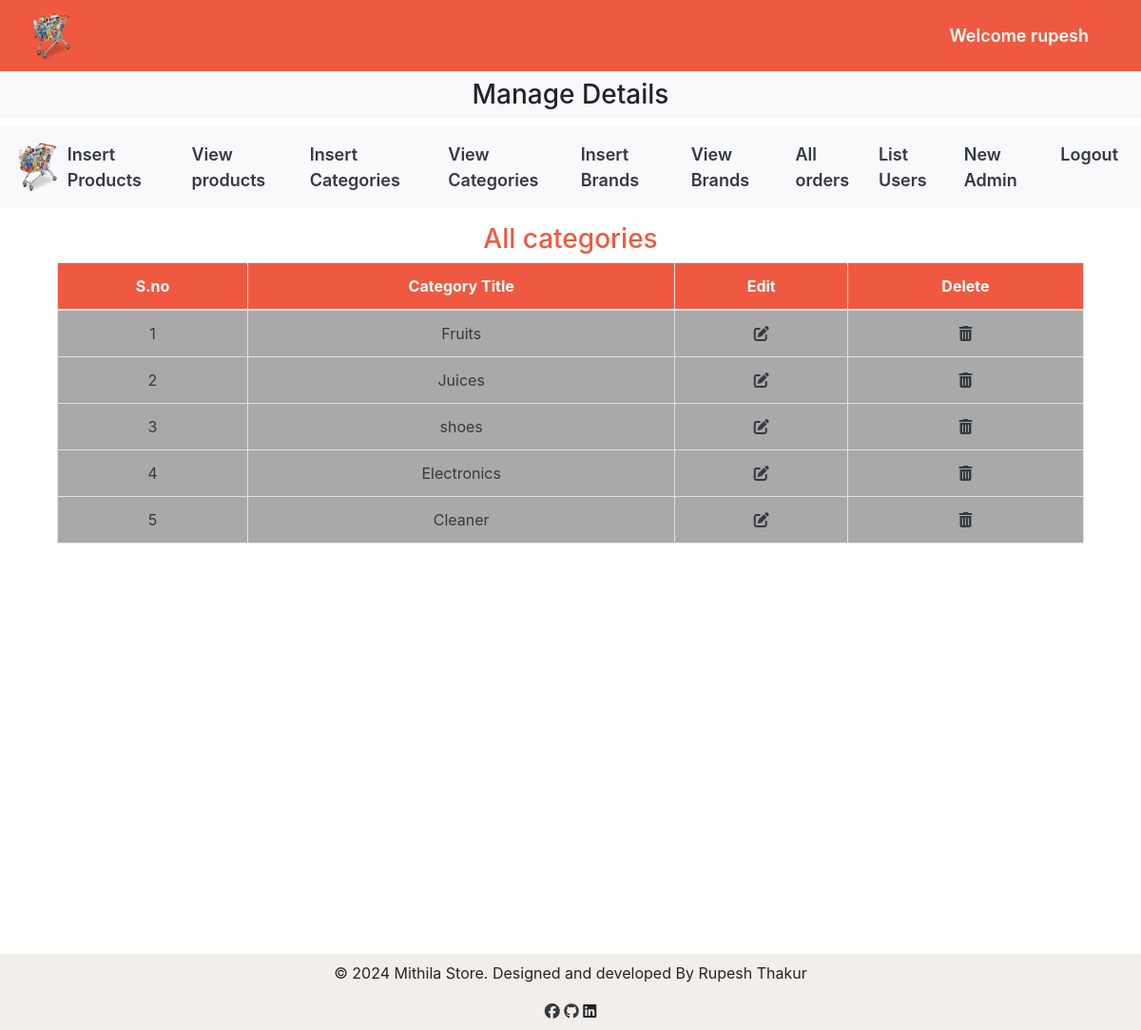
Screenshot of /admin/index.php?view_category (signed in) with the database file from the repository.
### tables this page shows
CREATE TABLE `categories` (
  `category_id` int(11) NOT NULL,
  `category_title` varchar(100) NOT NULL
);

### admin/view_categories.php (the view, shortened to what this page needs)
<?php
include('../includes/connect.php');
?>
<!DOCTYPE html>
<html lang="en">
<head>
  <link rel="stylesheet" href="https://cdn.jsdelivr.net/npm/bootstrap@4.3.1/dist/css/bootstrap.min.css"
>
  <link rel="stylesheet" href="https://cdnjs.cloudflare.com/ajax/libs/font-awesome/6.4.2/css/all.min.css"
 />
</head>
<body>
  <?php
  if (!isset($_SESSION['admin_name'])) {
  } else { ?>
  <div class="container">
    <h3 class="text-center  mt-3 " style="color:#F05941;">All categories</h3>
    <table class="table table-bordered">
      <thead class="bg-info">
        <?php
        global $conn;
        $select_query = "SELECT * FROM `categories`";
        $result_query = mysqli_query($conn, $select_query);
        $num_of_rows = mysqli_num_rows($result_query);
        if ($num_of_rows > 0) {
          echo " <thead class='text-white text-center' style='background-color:#F05941;'>
    <tr>
      <th scope='col'>S.no</th>
      <th scope='col'>Category Title</th>
      <th scope='col'>Edit</th>
      <th scope='col'>Delete</th>
    </tr>
  </thead>
  <tbody class=' text-dark text-center' style='background-color:#A9A9A9;'>";
          $si_num = 1;
          while ($data = mysqli_fetch_assoc($result_query)) {
            $category_id = $data['category_id'];
            $category_title = $data['category_title'];
            echo "   <tr>
    <td>$si_num</td>
    <td>$category_title</td>
    <td><a href='index.php?edit_category=$category_id' class='text-dark'><i class='fa-solid fa-pen-to-square'></i> </a></td>
    <td><a href='index.php?delete_category=$category_id' class='text-dark' data-toggle='modal' data-target='#exampleModal'> <i class='fa-solid fa-trash-can'> </i> </a></td>
  </tr>";
            $si_num++;
          }
        }
        ?>
        </tbody>
    </table>
  </div>
  <?php } ?>
</body>
</html>

### styles.css (style rules this page uses)
* { padding: 0; margin: 0; box-sizing: border-box; }

### admin/index.php (style rules this page uses)
body { overflow-x: hidden; }

### rows the page displays
categories: category_title "Fruits"
categories: category_title "Juices"
categories: category_title "shoes"
categories: category_title "Electronics"
categories: category_title "Cleaner"

### other values shown
$_SESSION['admin_name'] "rupesh"
